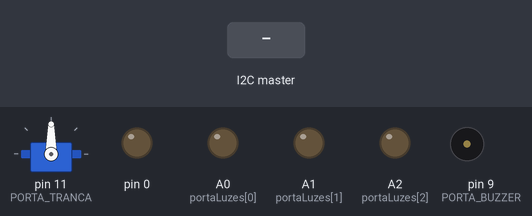
The sketch below on a simulated Arduino Uno, built with avr-gcc and run on an emulated ATmega328P. Parts: servo, output pins drawn as LEDs (lit = HIGH), buzzer (waves = sounding). Inputs (shaded band) come from the test bench.

Above: at 2.4 s.
2.5 s: the I2C master sends the byte 1
At 2.63 s:
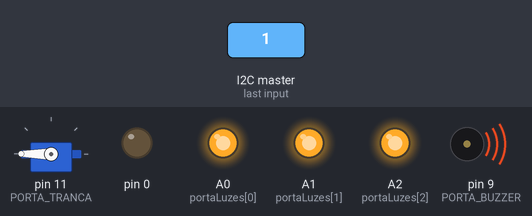
At 3.9 s:
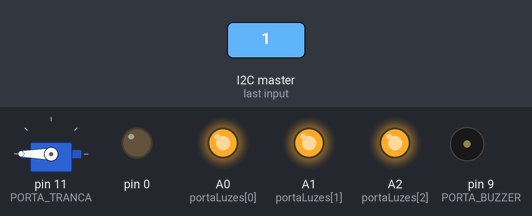
Timing chart, 0 to 5.5 s (numbered marks = the images above; inputs shaded):
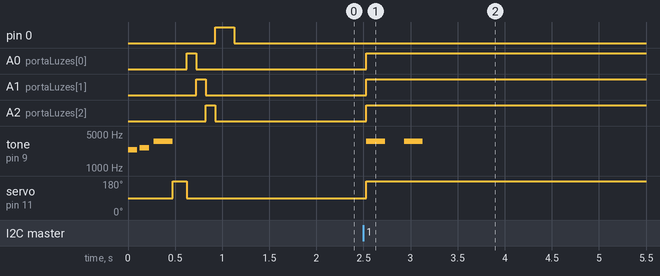

The sketch:

maquete-cisi.ino
```cpp
// Código da Maquete do CISI

// Escrito por Gustavo Antoniassi
// Baseado no exemplo Wire Slave Receiver
// de Nicholas Zambetti <http://www.zambetti.com>

#include <Wire.h>
#include <Servo.h>
#include <LiquidCrystal_I2C.h>

int portaLuzes[] = {A0, A1, A2};
bool estadoLuzes[] = {LOW, LOW, LOW};

Servo tranca;
int PORTA_TRANCA = 11;
int ANGULO_PORTA_ABERTA = 90;
int ANGULO_PORTA_FECHADA = 180;

int PORTA_BUZZER = 9;

boolean statusAr = 0;
int tempAr = 0;
int tempAmbiente = 0;

// Notas para o buzzer (em hertz)
float NOTA_D7 = 2349.32;
float NOTA_E7 = 2637.02;
float NOTA_A7 = 3520.00;

boolean tocarBuzzerAr = false;

void setup() {
  toneInicializacao();

  pinMode(PORTA_TRANCA, OUTPUT);
  tranca.attach(PORTA_TRANCA);
  tranca.write(ANGULO_PORTA_FECHADA);
  delay(150);
  tranca.write(ANGULO_PORTA_ABERTA);

  Wire.begin(8);                // join i2c bus with address #8
  Wire.onReceive(receiveEvent); // register event
  //Serial.begin(9600);           // start serial for output

  for (int i = 0; i < sizeof(portaLuzes); i++) {
    pinMode(portaLuzes[i], OUTPUT);
    digitalWrite(portaLuzes[i], HIGH);
    delay(100);
    digitalWrite(portaLuzes[i], LOW);
  }
}

void loop() {
  if (tocarBuzzerAr) {
    toneArCondicionado();
    tocarBuzzerAr = false;
  }
  delay(100);
}

// function that executes whenever data is received from master
// this function is registered as an event, see setup()
void receiveEvent(int howMany) {
  int i = 0;
  String comandos;

  while (Wire.available()) { // slave may send less than requested
    char c = Wire.read(); // receive byte as a character
    comandos += c;
  }

  // Formato: Led1;Led2;Led3;Porta;Ar;TempAr(00 a 99);TempAmbiente(00 a 99)
  //Wire.write("1;0;1;1;1;18;20");
  /*
   * Posição led 1 = 0
   * Posição led 2 = 2
   * Posição led 3 = 4
   */
  // Setar o estado das luzes
  for (int i = 0; i < 3; i++) {
    estadoLuzes[i] = charToBoolean(comandos[i*2]); // i*2 para compensar pelo ponto e vírgula
  }

  toneArCondicionado();
  atualizaLuzes();
  //Serial.println(comandos[6]);
  toggleTranca(charToBoolean(comandos[6]));

  // Ar condicionado:
  // comandos[8] = liga/desliga
  // comandos[10] = dezena
  // comandos[11] = unidades
  int novoStatusAr = charToBoolean(comandos[8]);
  int novaTempAr = (comandos[10] * 10) + comandos[11];
  //Serial.println("comandos 10");
  //Serial.println(comandos[10]);
  //Serial.println("comandos 11");
  //Serial.println(comandos[11]);
  //Serial.println(novaTempAr);

  if (statusAr != novoStatusAr) {
    statusAr = novoStatusAr;
    tocarBuzzerAr = true;
  }

  if (statusAr == 1 && novaTempAr != tempAr) {
    tempAr = novaTempAr;
    tocarBuzzerAr = true;
  }

  // @TODO: ler sensor DHT

  // Máximo 32 bytes de resposta
  //Wire.write("aaaaaaaaaaaaaaaaaaaaaaaaaaaaaaaaabbbbbbbb");

  comandos = "";
}

boolean charToBoolean(char c) {
  return c != '0';
}

void atualizaLuzes() {
  for (int i = 0; i < 3; i++) {
    digitalWrite(portaLuzes[i], estadoLuzes[i]);
  }
}

void toggleTranca(bool trancar) {
  if (trancar) {
    tranca.write(ANGULO_PORTA_FECHADA);
  } else {
    tranca.write(ANGULO_PORTA_ABERTA);
  }
}

void toneInicializacao() {
  tone(PORTA_BUZZER, NOTA_D7);
  delay(100);
  noTone(PORTA_BUZZER);
  delay(25);
  tone(PORTA_BUZZER, NOTA_E7);
  delay(100);
  noTone(PORTA_BUZZER);
  delay(50);
  tone(PORTA_BUZZER, NOTA_A7);
  delay(200);
  noTone(PORTA_BUZZER);
}

void toneArCondicionado() {
  tone(PORTA_BUZZER, NOTA_A7);
  delay(200);
  noTone(PORTA_BUZZER);
  delay(200);
  tone(PORTA_BUZZER, NOTA_A7);
  delay(200);
  noTone(PORTA_BUZZER);
}
```

Measured:
- after the input at 2.5 s, A0 (portaLuzes[0]), A1 (portaLuzes[1]), A2 (portaLuzes[2]): LOW → HIGH at once; tone on pin 9 (PORTA_BUZZER): alternates 3520 Hz for 0.20 s and silent for 0.20 s, 4 changes in all, then stays silent, starting at once; servo on pin 11 (PORTA_TRANCA): 90° → 180° at once
